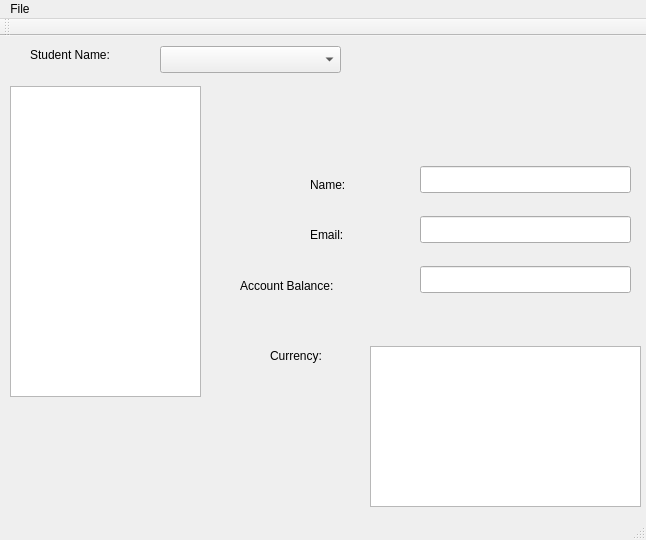
<?xml version="1.0" encoding="UTF-8"?>
<ui version="4.0">
 <class>MainWindow</class>
 <widget class="QMainWindow" name="MainWindow">
  <property name="geometry">
   <rect>
    <x>0</x>
    <y>0</y>
    <width>646</width>
    <height>540</height>
   </rect>
  </property>
  <property name="windowTitle">
   <string>MainWindow</string>
  </property>
  <widget class="QWidget" name="centralWidget">
   <widget class="QLabel" name="label">
    <property name="geometry">
     <rect>
      <x>30</x>
      <y>10</y>
      <width>131</width>
      <height>17</height>
     </rect>
    </property>
    <property name="text">
     <string>Student Name:</string>
    </property>
   </widget>
   <widget class="QListWidget" name="fileDisplay">
    <property name="geometry">
     <rect>
      <x>10</x>
      <y>50</y>
      <width>191</width>
      <height>311</height>
     </rect>
    </property>
   </widget>
   <widget class="QComboBox" name="studentSelect">
    <property name="geometry">
     <rect>
      <x>160</x>
      <y>10</y>
      <width>181</width>
      <height>27</height>
     </rect>
    </property>
   </widget>
   <widget class="QLineEdit" name="name">
    <property name="geometry">
     <rect>
      <x>420</x>
      <y>130</y>
      <width>211</width>
      <height>27</height>
     </rect>
    </property>
   </widget>
   <widget class="QLabel" name="label_2">
    <property name="geometry">
     <rect>
      <x>310</x>
      <y>140</y>
      <width>66</width>
      <height>17</height>
     </rect>
    </property>
    <property name="text">
     <string>Name:</string>
    </property>
   </widget>
   <widget class="QLabel" name="label_email">
    <property name="geometry">
     <rect>
      <x>310</x>
      <y>190</y>
      <width>66</width>
      <height>17</height>
     </rect>
    </property>
    <property name="text">
     <string>Email:</string>
    </property>
   </widget>
   <widget class="QLineEdit" name="email">
    <property name="geometry">
     <rect>
      <x>420</x>
      <y>180</y>
      <width>211</width>
      <height>27</height>
     </rect>
    </property>
   </widget>
   <widget class="QLabel" name="label_3">
    <property name="geometry">
     <rect>
      <x>240</x>
      <y>240</y>
      <width>121</width>
      <height>20</height>
     </rect>
    </property>
    <property name="text">
     <string>Account Balance: </string>
    </property>
   </widget>
   <widget class="QLineEdit" name="balance">
    <property name="geometry">
     <rect>
      <x>420</x>
      <y>230</y>
      <width>211</width>
      <height>27</height>
     </rect>
    </property>
   </widget>
   <widget class="QTextBrowser" name="cashListView">
    <property name="geometry">
     <rect>
      <x>370</x>
      <y>310</y>
      <width>271</width>
      <height>161</height>
     </rect>
    </property>
   </widget>
   <widget class="QLabel" name="label_4">
    <property name="geometry">
     <rect>
      <x>270</x>
      <y>310</y>
      <width>71</width>
      <height>20</height>
     </rect>
    </property>
    <property name="text">
     <string>Currency:</string>
    </property>
   </widget>
  </widget>
  <widget class="QMenuBar" name="menuBar">
   <property name="geometry">
    <rect>
     <x>0</x>
     <y>0</y>
     <width>646</width>
     <height>25</height>
    </rect>
   </property>
   <widget class="QMenu" name="menuOpen">
    <property name="title">
     <string>File</string>
    </property>
    <addaction name="actionOpen"/>
   </widget>
   <addaction name="menuOpen"/>
  </widget>
  <widget class="QToolBar" name="mainToolBar">
   <attribute name="toolBarArea">
    <enum>TopToolBarArea</enum>
   </attribute>
   <attribute name="toolBarBreak">
    <bool>false</bool>
   </attribute>
  </widget>
  <widget class="QStatusBar" name="statusBar"/>
  <action name="actionOpen">
   <property name="text">
    <string>Open</string>
   </property>
  </action>
 </widget>
 <layoutdefault spacing="6" margin="11"/>
 <resources/>
 <connections/>
</ui>
